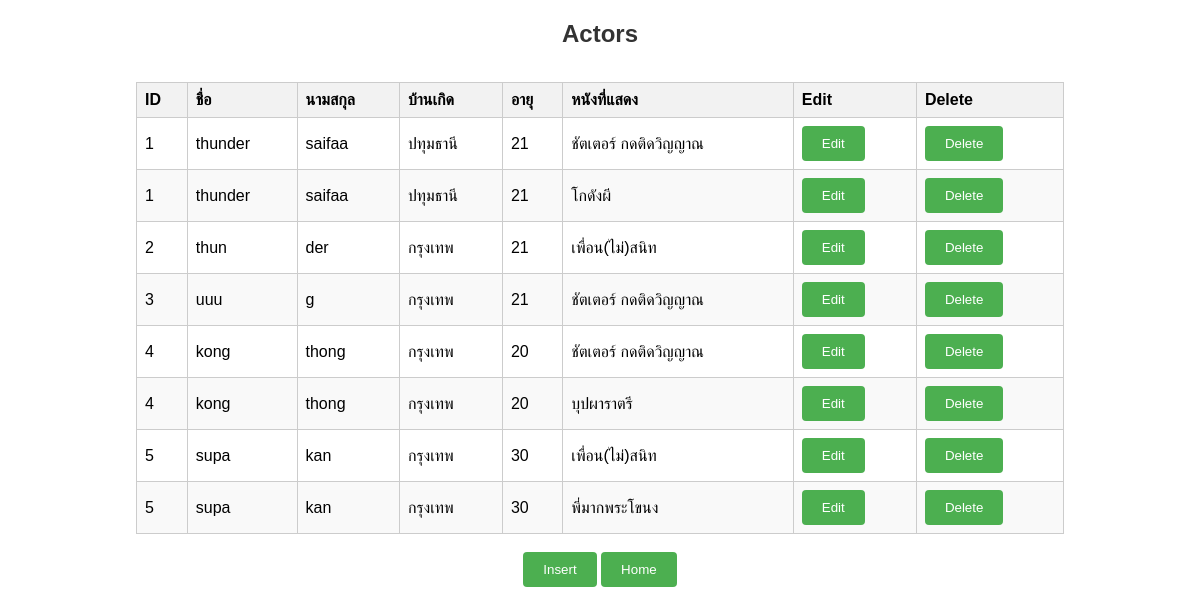
Page /actormenu.php on the committed database.
### tables this page shows
CREATE TABLE `actor` (
  `aid` varchar(3) NOT NULL,
  `aname` varchar(20) NOT NULL,
  `alastname` varchar(30) NOT NULL,
  `aaddress` varchar(50) NOT NULL,
  `aage` int(10) NOT NULL
);

CREATE TABLE `product` (
  `pid` varchar(3) NOT NULL,
  `pname` varchar(20) NOT NULL,
  `pdetail` varchar(400) NOT NULL,
  `ptime` time NOT NULL,
  `pdate` date NOT NULL
);

### actormenu.php (the view, shortened to what this page needs)
<!DOCTYPE html>
<html lang="en">
<head>
    <link rel="stylesheet" href="style.css">
</head>
<body>
<?php
    require 'conn.php';
    $sql = "SELECT a.*, p.pname FROM actor a
            LEFT JOIN actor_product ap ON a.aid = ap.aid
            LEFT JOIN product p ON ap.pid = p.pid";
    $result = $conn->query($sql);
?>
<h1>Actors</h1><br>
<table>
    <thead>
        <tr>
            <th>ID</th>
            <th>ชื่อ</th>
            <th>นามสกุล</th>
            <th>บ้านเกิด</th>
            <th>อายุ</th>
            <th>หนังที่แสดง</th>
            <th>Edit</th>
            <th>Delete</th>
        </tr>
    </thead>
    <tbody>
        <?php
            if ($result->num_rows > 0) {
                while ($row = $result->fetch_assoc()) {
                    echo "<tr><td>"
                        . $row["aid"] . "</td>"
                        . "<td>" . $row["aname"] . "</td>"
                        . "<td>" . $row["alastname"] . "</td>"
                        . "<td>" . $row["aaddress"] . "</td>"
                        . "<td>" . $row["aage"] . "</td>"
                        . "<td>" . ($row["pname"] ? $row["pname"] : 'ไม่มีหนังที่แสดง') . "</td>"
                        . "<td><a href='editact.php?aid=" . $row["aid"] . "'><button>Edit</button></a></td>"
                        . "<td><a href='actdelete.php?aid=" . $row["aid"] . "' onclick=\"return confirm('Are you sure you want to delete this actor?');\"><button>Delete</button></a></td>";
                    echo "</tr>";
                }
            } else {
                echo "<tr><td colspan='8'>0 results</td></tr>";
            }
        ?>
    </tbody>
</table>
<br>
<a href='insertact.php'><button>Insert</button></a>
<a href='home.php'><button>Home</button></a>
</body>
</html>

### style.css (style rules this page uses)
body { font-family: Arial, sans-serif; text-align: center; margin: 20px; }
h1 { color: #333; font-size: 24px; }
table { border-collapse: collapse; width: 80%; margin: 0 auto; }
th, td { border: 1px solid #ccc; padding: 8px; text-align: left; }
th { background-color: #f2f2f2; }
tr:nth-child(even) { background-color: #f9f9f9; }
button { padding: 10px 20px; background-color: #4CAF50; color: white; border: none; border-radius: 4px; cursor: pointer; }

### rows in the picture
actor: aid "1", aname "thunder", alastname "saifaa", aaddress "ปทุมธานี", aage "21", product.pname "ชัตเตอร์ กดติดวิญญาณ", product.pname "โกดังผี"
actor: aid "2", aname "thun", alastname "der", aaddress "กรุงเทพ", aage "21", product.pname "เพื่อน(ไม่)สนิท"
actor: aid "3", aname "uuu", alastname "g", aaddress "กรุงเทพ", aage "21", product.pname "ชัตเตอร์ กดติดวิญญาณ"
actor: aid "4", aname "kong", alastname "thong", aaddress "กรุงเทพ", aage "20", product.pname "ชัตเตอร์ กดติดวิญญาณ", product.pname "บุปผาราตรี"
actor: aid "5", aname "supa", alastname "kan", aaddress "กรุงเทพ", aage "30", product.pname "เพื่อน(ไม่)สนิท", product.pname "พี่มากพระโขนง"
